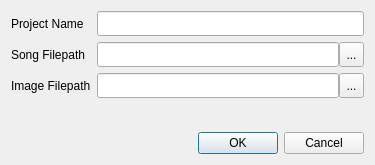
<?xml version="1.0" encoding="UTF-8"?>
<ui version="4.0">
 <class>Dialog</class>
 <widget class="QDialog" name="Dialog">
  <property name="geometry">
   <rect>
    <x>0</x>
    <y>0</y>
    <width>375</width>
    <height>165</height>
   </rect>
  </property>
  <property name="sizePolicy">
   <sizepolicy hsizetype="Fixed" vsizetype="Fixed">
    <horstretch>0</horstretch>
    <verstretch>0</verstretch>
   </sizepolicy>
  </property>
  <property name="windowTitle">
   <string>Dialog</string>
  </property>
  <layout class="QVBoxLayout" name="verticalLayout">
   <item>
    <layout class="QFormLayout" name="formLayout">
     <item row="0" column="0">
      <widget class="QLabel" name="projectNameLabel">
       <property name="minimumSize">
        <size>
         <width>0</width>
         <height>25</height>
        </size>
       </property>
       <property name="text">
        <string>Project Name</string>
       </property>
      </widget>
     </item>
     <item row="0" column="1">
      <widget class="QLineEdit" name="projectNameLineEdit">
       <property name="sizePolicy">
        <sizepolicy hsizetype="Expanding" vsizetype="Fixed">
         <horstretch>0</horstretch>
         <verstretch>0</verstretch>
        </sizepolicy>
       </property>
       <property name="minimumSize">
        <size>
         <width>250</width>
         <height>25</height>
        </size>
       </property>
       <property name="text">
        <string/>
       </property>
      </widget>
     </item>
     <item row="1" column="0">
      <widget class="QLabel" name="songFilepathLabel">
       <property name="minimumSize">
        <size>
         <width>0</width>
         <height>25</height>
        </size>
       </property>
       <property name="text">
        <string>Song Filepath</string>
       </property>
      </widget>
     </item>
     <item row="1" column="1">
      <layout class="QHBoxLayout" name="songFilepathGroup">
       <property name="spacing">
        <number>0</number>
       </property>
       <item>
        <widget class="QLineEdit" name="songFilepathLineEdit">
         <property name="minimumSize">
          <size>
           <width>225</width>
           <height>25</height>
          </size>
         </property>
        </widget>
       </item>
       <item>
        <widget class="QToolButton" name="songFilepathSelector">
         <property name="minimumSize">
          <size>
           <width>25</width>
           <height>25</height>
          </size>
         </property>
         <property name="text">
          <string>...</string>
         </property>
        </widget>
       </item>
      </layout>
     </item>
     <item row="2" column="0">
      <widget class="QLabel" name="imageFilepathLabel">
       <property name="minimumSize">
        <size>
         <width>0</width>
         <height>25</height>
        </size>
       </property>
       <property name="text">
        <string>Image Filepath</string>
       </property>
      </widget>
     </item>
     <item row="2" column="1">
      <layout class="QHBoxLayout" name="imageFilepathGroup">
       <property name="spacing">
        <number>0</number>
       </property>
       <item>
        <widget class="QLineEdit" name="imageFilepathLineEdit">
         <property name="minimumSize">
          <size>
           <width>225</width>
           <height>25</height>
          </size>
         </property>
        </widget>
       </item>
       <item>
        <widget class="QToolButton" name="imageFilepathSelector">
         <property name="minimumSize">
          <size>
           <width>25</width>
           <height>25</height>
          </size>
         </property>
         <property name="text">
          <string>...</string>
         </property>
        </widget>
       </item>
      </layout>
     </item>
    </layout>
   </item>
   <item>
    <widget class="QDialogButtonBox" name="buttonBox">
     <property name="orientation">
      <enum>Qt::Horizontal</enum>
     </property>
     <property name="standardButtons">
      <set>QDialogButtonBox::Cancel|QDialogButtonBox::Ok</set>
     </property>
    </widget>
   </item>
  </layout>
 </widget>
 <resources/>
 <connections>
  <connection>
   <sender>buttonBox</sender>
   <signal>accepted()</signal>
   <receiver>Dialog</receiver>
   <slot>accept()</slot>
   <hints>
    <hint type="sourcelabel">
     <x>248</x>
     <y>254</y>
    </hint>
    <hint type="destinationlabel">
     <x>157</x>
     <y>274</y>
    </hint>
   </hints>
  </connection>
  <connection>
   <sender>buttonBox</sender>
   <signal>rejected()</signal>
   <receiver>Dialog</receiver>
   <slot>reject()</slot>
   <hints>
    <hint type="sourcelabel">
     <x>316</x>
     <y>260</y>
    </hint>
    <hint type="destinationlabel">
     <x>286</x>
     <y>274</y>
    </hint>
   </hints>
  </connection>
 </connections>
</ui>
